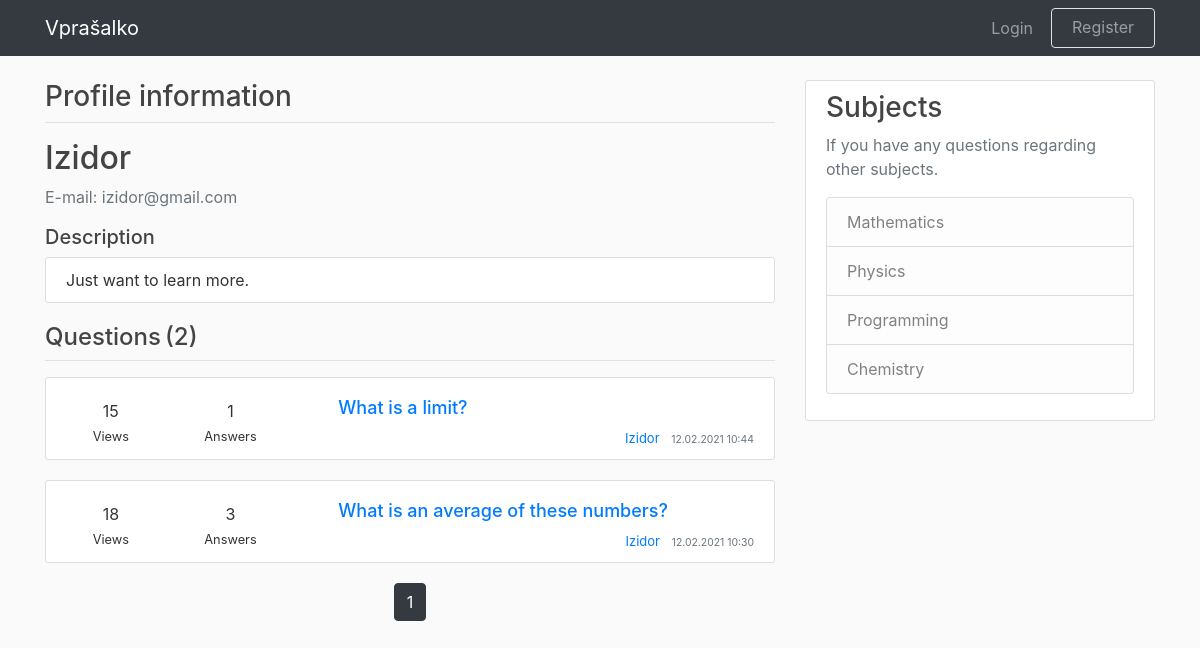
The app's page /user/Izidor with its own data.
### application/models.py (models this page shows, shortened)
class User(db.Model, UserMixin):
    id = db.Column(db.Integer, primary_key=True)
    username = db.Column(db.String(15), unique=True, nullable=False)
    email = db.Column(db.String(120), unique=True, nullable=False)
    password = db.Column(db.String(20), nullable=False)
    description = db.Column(
        db.String(300), nullable=False, default="No description yet."
    )
    questions = db.relationship('Question', backref='author', lazy=True)
    answers = db.relationship('Answer', backref='author', lazy=True)

class Question(db.Model, UserMixin):
    id = db.Column(db.Integer, primary_key=True)
    title = db.Column(db.String(100), nullable=False)
    date_posted = db.Column(
        db.DateTime, nullable=False, default=datetime.utcnow
    )
    content = db.Column(db.Text, nullable=False)
    views = db.Column(db.Integer, default=0)
    num_answers = db.Column(db.Integer, default=0)
    user_id = db.Column(db.Integer, db.ForeignKey('user.id'), nullable=False)
    answers = db.relationship(
        "Answer", backref="title", lazy=True, cascade="all, delete-orphan"
    )

### application/routes.py (the view)
@app.route("/user/<string:username>")
def user_profile(username):
    page = request.args.get('page', 1, type=int)
    user = User.query.filter_by(username=username).first_or_404()
    questions = (
        Question.query
        .filter_by(author=user)
        .order_by(Question.date_posted.desc())
        .paginate(page=page, per_page=3))
    return render_template('profile.html', questions=questions, user=user)

### application/templates/profile.html
{% extends "layout.html" %}
{% block content %}
    <div class="col-md-8 pd-0 mg-0">
        <div class="forum-title">
            <h3>Profile information</h3>
        </div>
        <hr class="title-line">
        <div class="media">
            <div class="media-body">
                <h2 class="account-heading">{{ user.username }}</h2>
                <p class="text-secondary">E-mail: {{ user.email }}</p>
                <h5>Description</h5>
                <article class="media content-section">
                    <div class="media-body">
                        {{ user.description }}
                    </div>
                </article>
                <span class="row ml-auto">
                    <h4>Questions</h4>
                    <h4 class="ml-1">({{ questions.total }})</h4>
                </span>
                <hr class="title-line">
                {% for question in questions.items %}
                    <article class="media content-section">
                        <div class="media-body">
                            <div class="row">
                                <div class="col-md-2 question-info mt-auto mb-auto">
                                    <span class="likes-number">{{ question.views }}</span>
                                    <div>
                                        <small>Views</small>
                                    </div>
                                </div>
                                <div class="col-md-2 question-info mt-auto mb-auto">
                                    <span class="answers-number">{{ question.num_answers }}</span>
                                    <div>
                                        <small>Answers</small>
                                    </div>
                                </div>
                                <div class="col-md-8 pl-5">
                                    <h3>
                                        <a class="article-title"
                                        href="{{ url_for('question_post', question_id=question.id) }}">
                                            {{ question.title }}
                                        </a>
                                    </h3>
                                    <div class="article-metadata article-info">
                                        <a class="mr-2" href="#top">{{ question.author.username }}</a>
                                        <small class="text-muted">
                                            {{ question.date_posted.strftime('%d.%m.%Y %H:%M') }}
                                        </small>
                                    </div>
                                </div>
                            </div>
                        </div>
                    </article>
                {% endfor %}
                <div class="page-align">
                    {% for page_num in questions.iter_pages(
                        left_edge=1, right_edge=1, left_current=1, right_current=2
                    ) %}
                        {% if page_num %}
                            {% if questions.page == page_num %}
                                <a class="btn btn-dark mb-4"
                                href="{{ url_for('user_profile', username=user.username, page=page_num) }}">
                                    {{ page_num }}
                                </a>
                            {% else %}
                                <a class="btn btn-outline-dark mb-4"
                                href="{{ url_for('user_profile', username=user.username, page=page_num) }}">
                                    {{ page_num }}
                                </a>
                            {% endif %}
                        {% else %}
                            ...
                        {% endif %}
                    {% endfor %}
                </div>
           </div>
        </div>
    </div>
    {% include "sidebar.html" %}
{% endblock content %}

### application/static/style.css (style rules this page uses)
body { background: #fafafa; color: #333333; margin-top: 5rem; }
h1, h2, h3, h4, h5, h6 { color: #444444; }
.content-section { background: #ffffff; padding: 10px 20px; border: 1px solid #dddddd; border-radius: 3px; margin-bottom: 20px; }
.title-line { margin-top: 0px; }
.question-info { padding-top: 10px; text-align: center; }
.article-title { font-size: large; text-align: center }
.article-info { text-align: right; font-size: small; }
.page-align { text-align: center; }

### records on screen
User: username "Izidor", email "izidor@gmail.com", description "Just want to learn more."
Question: views "15", num_answers "1", title "What is a limit?", author.username "Izidor", date_posted "12.02.2021 10:44"
Question: views "18", num_answers "3", title "What is an average of these numbers?", author.username "Izidor", date_posted "12.02.2021 10:30"

### other values on screen
{{ questions.total }} "2"
{{ page_num }} "1"
